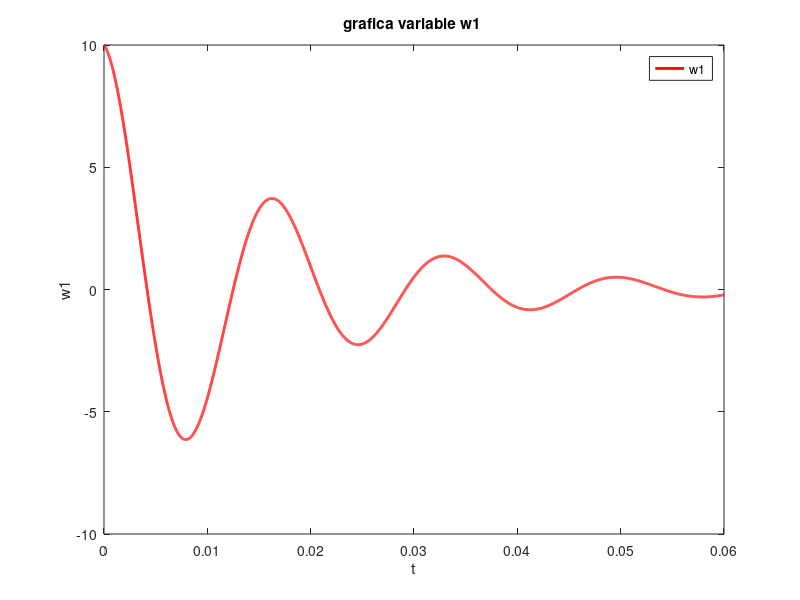
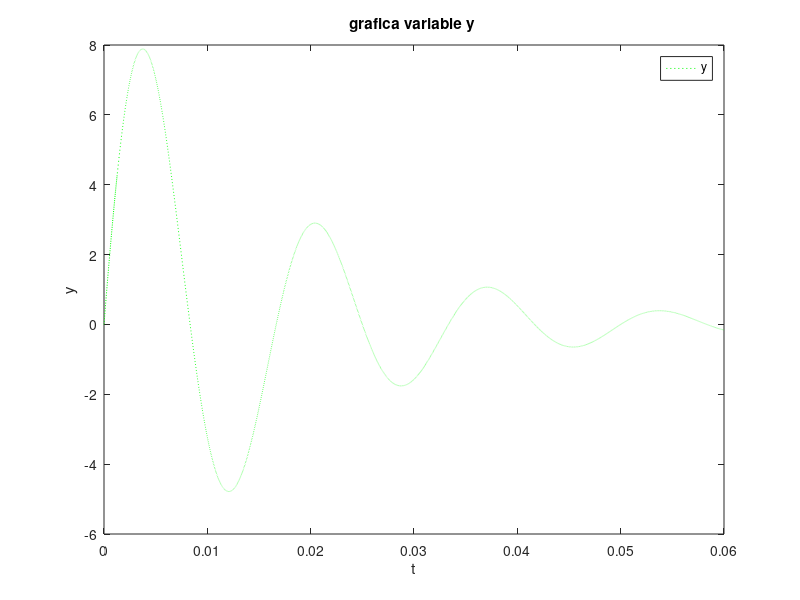
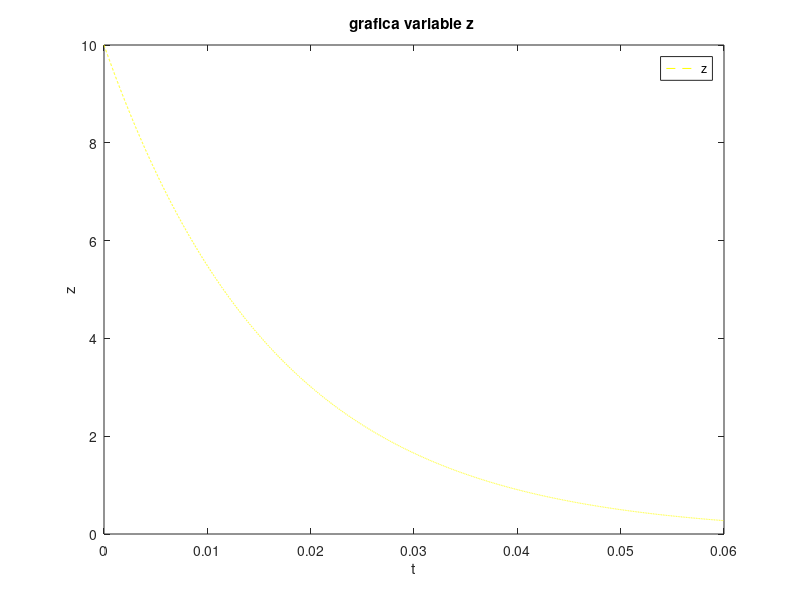
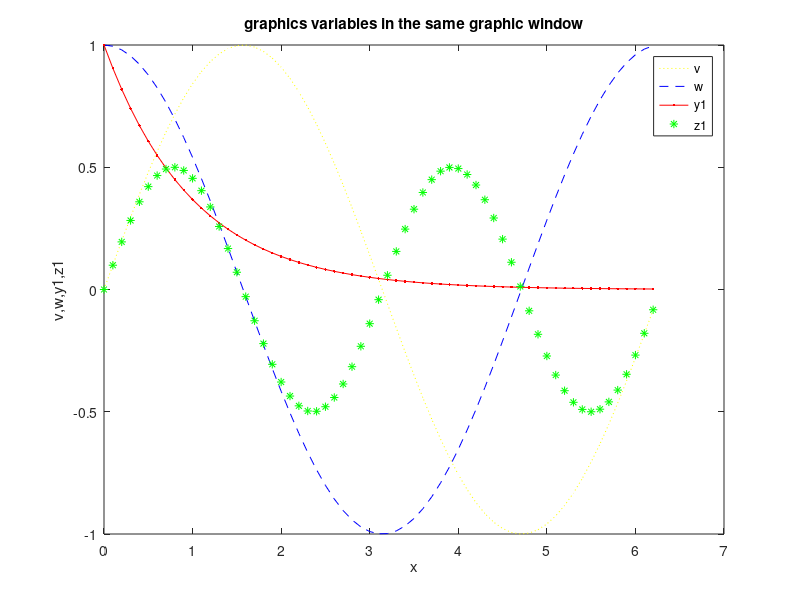

MATLAB code for these plots, in order:
clear all
close all
clc
%%
 t=[0:0.01*10.^(-3):0.06]
 w1=10.*exp(1).^(-60.*t).*cos(120.*pi.*t)
 y=10.*exp(1).^(-60.*t).*sin(120.*pi.*t)
 z=10.*exp(1).^(-60.*t)
 figure(1)
 plot(t,w1,'r','LineWidth',2)
 xlabel('t')
 ylabel('w1')
 title('grafica variable w1 ')
 legend('w1')
 figure(2)
 plot(t,y,':g')
 xlabel('t')
 ylabel('y')
 title('grafica variable y ')
 legend('y')
 figure(3)
 plot(t,z,'--y')
 xlabel('t')
 ylabel('z')
 title('grafica variable z ')
 legend('z')
 %%
 x=[0:0.1:2.*pi]
 v=sin(x)
 w=cos(x)
 y1=exp(1).^(-x)
 z1=v.*w
 figure(4)
  plot(x,v,':y',x,w,'--b',x,y1,'.-r',x,z1,'*g')
 xlabel('x')
 ylabel('v,w,y1,z1')
 title('graphics variables in the same graphic window')
 legend('v','w','y1','z1')
 %%
 figure(5)
 subplot(1,2,1)
 plot(t,w1,'r','LineWidth',2)
 subplot(1,2,2)
 plot(x,v,':y',x,w,'--b',x,y1,'.-r',x,z1,'*g')
 %%
 figure(6)
  subplot(4,3,1)
  plot(t,w1,'r','LineWidth',2)
 subplot(4,3,2)
 plot(t,y,':g')
 subplot(4,3,3)
  plot(t,z,'--y')
 subplot(4,3,4)
 plot(x,w)
 subplot(4,3,5)
 plot(x,z1)
 subplot(4,3,6)
 plot(x,v)
 subplot(4,3,7)
 plot(x,z1)
 subplot(4,3,8)
 plot(v,w)
 %%
 figure(7)
  subplot(4,3,1)
   subplot(4,3,2)
    subplot(4,3,3)
     subplot(4,3,4)
      subplot(4,3,5)
       subplot(4,3,6)
        subplot(4,3,7)
 
 
 
 
 